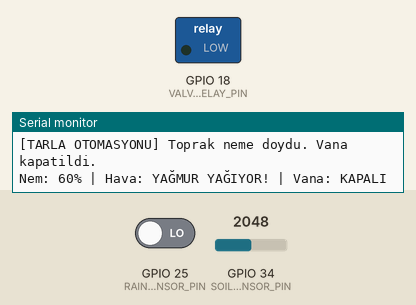
A sketch run on a simulated ESP32. Shown: switched loads named in the sketch (green lamp = pin HIGH), the last lines printed to the serial monitor. The test bench sets the inputs (shaded band); at power-on: GPIO 34 (SOIL_SENSOR_PIN) = 2048, GPIO 25 (RAIN_SENSOR_PIN) LOW.

Above: at 6.8 s.
6.9 s: GPIO 34 (SOIL_SENSOR_PIN) set to 2866
13.5 s: GPIO 25 (RAIN_SENSOR_PIN) driven HIGH
At 16.0 s:
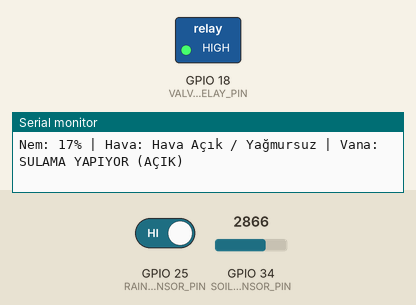
18.0 s: GPIO 25 (RAIN_SENSOR_PIN) driven LOW
At 18.4 s:
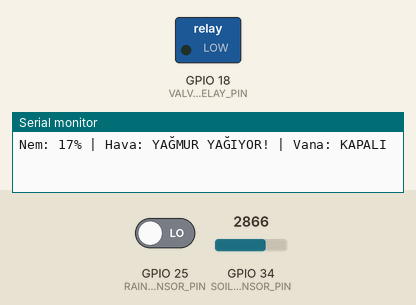
Timing chart, 0 to 21.0 s (numbered marks = the images above; inputs shaded):
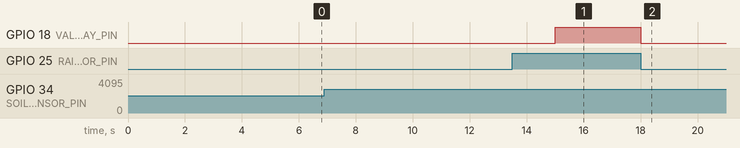

The sketch:

010_ESP32_Agriculture_Project_For_Land.ino
```cpp
// Toprak Nem Sensörü Modülü (Kapasitif v1.2)
// Yağmur Sensörü (Rain Sensor)
// 12V Solenoid Vana (Su Vanası)
// 5V 1 Kanal Röle Modülü
// ESP32 NodeMCU
// Breadboard
// Jumper Kablolar

#include <WiFi.h>
#include <ThingerESP32.h>

// --- TAŞINABİLİR Wİ-Fİ ROUTER (MODEM) BİLGİLERİNİZ ---
#define SSID "TASINABILIR_WIFI_ADINIZ"
#define SSID_PASSWORD "TASINABILIR_WIFI_SIFRENIZ"

// --- THINGER.IO KİMLİK BİLGİLERİ ---
#define USERNAME "Yunus_Kunduz"
#define DEVICE_ID "esp32_role_kartim"
#define DEVICE_CREDENTIAL "esp32_role_kartim"

ThingerESP32 thing(USERNAME, DEVICE_ID, DEVICE_CREDENTIAL);

// --- PİN TANIMLAMALARI ---
#define SOIL_SENSOR_PIN   34  // Kapasitif Toprak Nem Sensörü (Analog Giriş)
#define RAIN_SENSOR_PIN   25  // Yağmur Sensörü Dijital Çıkışı (DO -> Dijital Giriş)
#define VALVE_RELAY_PIN   18  // 12V Solenoid Vana Kontrol Rölesi (Dijital Çıkış)

// --- TOPRAK SENSÖRÜ KALİBRASYON DEĞERLERİ ---
const int AIR_VALUE = 3200;   // Tamamen Kuru Toprak (Havadaki Değer)
const int WATER_VALUE = 1300; // Tamamen Islak Toprak (Sudaki Değer)

// Küresel Durum Değişkenleri
int soil_moisture_percent = 0;
String rain_status = "Hava Açık / Yağmursuz";
String valve_status = "KAPALI";

void setup()
{
  Serial.begin(115200);

  // Pin modlarının ayarlanması
  pinMode(VALVE_RELAY_PIN, OUTPUT);
  digitalWrite(VALVE_RELAY_PIN, LOW); // Başlangıçta vana kapalı (Güvenli mod)

  pinMode(RAIN_SENSOR_PIN, INPUT); // Yağmur sensörünü giriş olarak tanımla

  // Thinger.io Wi-Fi Bağlantısını Başlat
  thing.add_wifi(SSID, SSID_PASSWORD);

  // --- THINGER.IO BULUT PANEL ENTEGRASYONU ---
  // Tarladan uzaktayken telefon ekranınızda göreceğiniz tüm canlı veriler
  thing["field_telemetry"] >> [](pson& out)
  {
    out["soil_moisture"] = soil_moisture_percent; // Toprak nem yüzdesi (%0 - %100)
    out["weather_info"] = rain_status;           // Yağmur durumu (Yazı)
    out["irrigation_valve"] = valve_status;      // Vananın anlık durumu (Yazı)
  };
}

void loop()
{
  // Arka planda taşınabilir modemi ve bulut sunucusunu dinler
  thing.handle();

  // Her 3 saniyede bir tarladaki sensörleri oku ve durumu analiz et
  static unsigned long last_check_time = 0;
  if (millis() - last_check_time > 3000)
  {
    last_check_time = millis();

    // 1. ADIM: TOPRAK NEMİNİ OKUMA VE YÜZDEYE ÇEVİRME
    int raw_analog_value = analogRead(SOIL_SENSOR_PIN);
    soil_moisture_percent = map(raw_analog_value, AIR_VALUE, WATER_VALUE, 0, 100);

    // Sınır taşma koruması
    if(soil_moisture_percent < 0) soil_moisture_percent = 0;
    if(soil_moisture_percent > 100) soil_moisture_percent = 100;

    // 2. ADIM: YAĞMUR DURUMUNU OKUMA
    // Yağmur sensörleri dijital çıkışta genellikle TERS çalışır.
    // Üzerine su damladığında LOW (0) verir, kuru olduğunda HIGH (1) verir.
    bool is_raining = (digitalRead(RAIN_SENSOR_PIN) == LOW);

    if (is_raining)
    {
      rain_status = "YAĞMUR YAĞIYOR!";
    }
    else
    {
      rain_status = "Hava Açık / Yağmursuz";
    }

    // 3. ADIM: AKILLI OTONOM SULAMA KARAR MEKANIZMASI (EDGE LOGIC)
    // Kural: Toprak %35'ten kuruysa VE yağmur yağmıyorsa vanayı aç
    if (soil_moisture_percent < 35 && !is_raining)
    {
      digitalWrite(VALVE_RELAY_PIN, HIGH); // Röleyi tetikle, 12V vanayı aç
      valve_status = "SULAMA YAPIYOR (AÇIK)";
      Serial.println("[TARLA OTOMASYONU] Toprak kuru ve hava temiz. Vana açildi.");
    }
    // Toprak %75 doygunluğa ulaştıysa VEYA o sırada yağmur başladıysa sulamayı derhal kes
    else if (soil_moisture_percent >= 75 || is_raining)
    {
      digitalWrite(VALVE_RELAY_PIN, LOW); // Röleyi kapat, vanayı kilitle

      if(is_raining && soil_moisture_percent < 35)
      {
        Serial.println("[TARLA OTOMASYONU] Toprak kuru ama yagmur basladi, su israfini onlemek icin vana kapatildi.");
      }
      else
      {
        Serial.println("[TARLA OTOMASYONU] Toprak neme doydu. Vana kapatildi.");
      }

      valve_status = "KAPALI";
    }

    // Bilgisayardan yerel takip için seri porta yazdır
    Serial.printf("Nem: %d%% | Hava: %s | Vana: %s\n", soil_moisture_percent, rain_status.c_str(), valve_status.c_str());
  }
}
```

Measured:
- after the input at 13.5 s, GPIO 18 (VALVE_RELAY_PIN): LOW → HIGH after 1.5 s
- after the input at 18.0 s, GPIO 18 (VALVE_RELAY_PIN): HIGH → LOW at once
